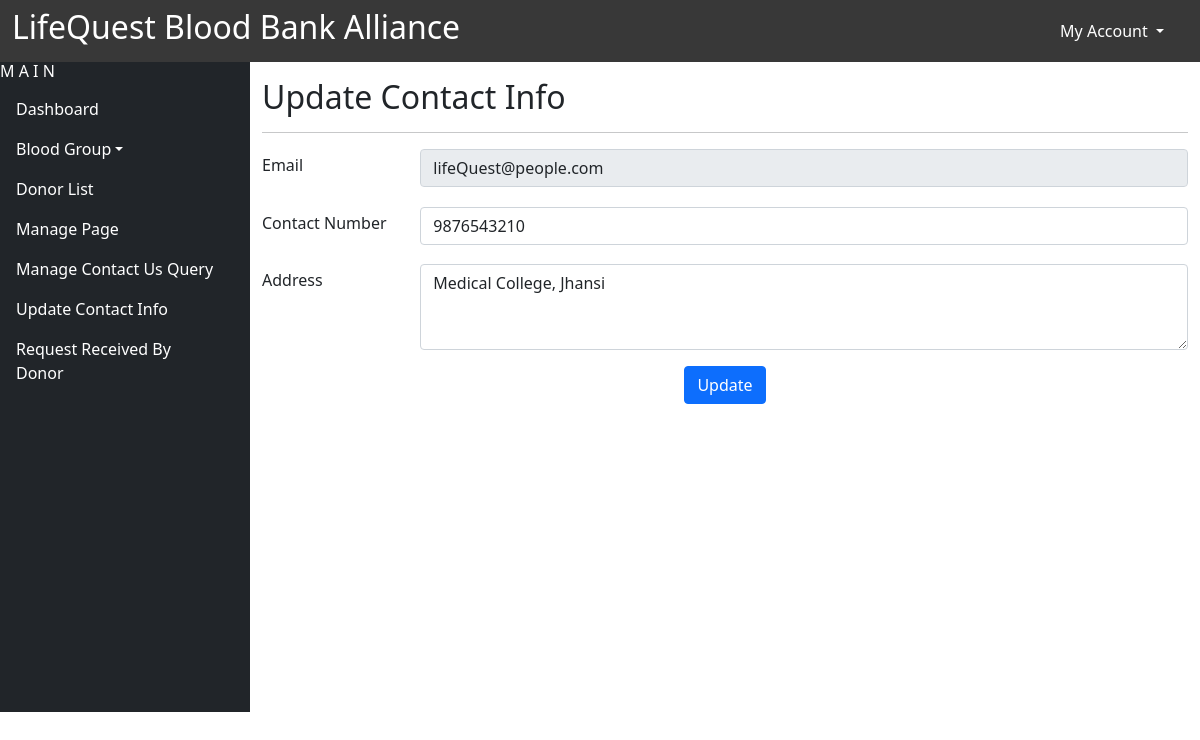
The page /LifeQuestBloodBank/admin/update-info.php (signed in) on the database its author committed.
### tables this page shows
CREATE TABLE `thecontactusinfo` (
  `ID` int(11) NOT NULL AUTO_INCREMENT,
  `Address` tinytext DEFAULT NULL,
  `Email` varchar(50) DEFAULT NULL,
  `ContactNumber` bigint(10) DEFAULT NULL,
  PRIMARY KEY (`ID`)
);

### LifeQuestBloodBank/admin/update-info.php (the view, shortened to what this page needs)
<!doctype html>
<html lang="en" class="no-js">
<head>
	<link href="https://cdn.jsdelivr.net/npm/bootstrap@5.0.2/dist/css/bootstrap.min.css" rel="stylesheet">
</head>
<body>
<?php include('includes/header.php');?>
	<div class="container-fluid">
	<div class="row">
		<?php include('includes/leftbar.php');?>
			<div class="col" style="margin-top:62px;">
				<h2 class="pt-3">Update Contact Info</h2>
            	<hr>
						<?php
						$sql2 = "SELECT * FROM thecontactusinfo ";
						$result2 = mysqli_query($conn , $sql2);
						while($row = mysqli_fetch_assoc($result2))
						{
							$mobile = $row['ContactNumber'];
							$email = $row['Email'];
							$address = $row['Address'];
						}
						?>
			 <form action="update-info.php" method="post">
  				<div class="row mb-3">
    				<label for="inputEmail3" class="col-sm-2 col-form-label"><h6>Email</h6></label>
    					<div class="col-sm-10">
     						<input type="email" class="form-control" id="inputEmail3" name="email" value="<?php echo $email; ?>" readonly>
    					</div>
  				</div>
  				<div class="row mb-3">
    				<label for="inputPassword3" class="col-sm-2 col-form-label"><h6>Contact Number</h6></label>
    				<div class="col-sm-10">
      					<input type="text" class="form-control" id="inputPassword3" name="contact" value="<?php echo $mobile; ?>" required>
    				</div>
  				</div>
				<div class="row mb-3">
  					<label for="exampleFormControlTextarea1" class="col-sm-2 col-form-label"><h6>Address</h6></label>
					  <div class="col-sm-10">
      					<textarea class="form-control" id="exampleFormControlTextarea1" rows="3" name="add" value="Address" required><?php echo $address; ?></textarea>
    				</div>
				</div>
				<div class="text-center">
					<button type="submit" class="btn btn-primary">Update</button>
				</div>
			</form>
			</div>
		</div>
	</div>
</body>
</html>

### rows shown on the page
thecontactusinfo: email "lifeQuest@people.com", contact "9876543210", add "Medical College, Jhansi"
